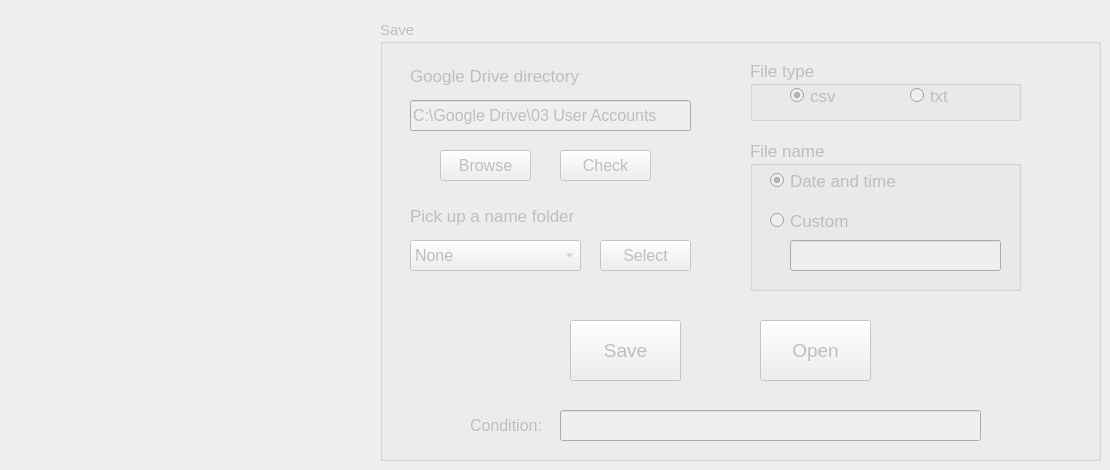
          <widget class="QWidget" name="tab_5">
           <attribute name="title">
            <string>Save Data</string>
           </attribute>
           <widget class="QGroupBox" name="groupBox_save">
            <property name="enabled">
             <bool>false</bool>
            </property>
            <property name="geometry">
             <rect>
              <x>380</x>
              <y>20</y>
              <width>721</width>
              <height>441</height>
             </rect>
            </property>
            <property name="font">
             <font>
              <pointsize>11</pointsize>
             </font>
            </property>
            <property name="title">
             <string>Save</string>
            </property>
            <widget class="QLabel" name="label_21">
             <property name="geometry">
              <rect>
               <x>30</x>
               <y>40</y>
               <width>171</width>
               <height>31</height>
              </rect>
             </property>
             <property name="font">
              <font>
               <pointsize>13</pointsize>
              </font>
             </property>
             <property name="text">
              <string>Google Drive directory:</string>
             </property>
            </widget>
            <widget class="QLineEdit" name="lineEdit_GoogleDrive">
             <property name="geometry">
              <rect>
               <x>30</x>
               <y>80</y>
               <width>281</width>
               <height>31</height>
              </rect>
             </property>
             <property name="font">
              <font>
               <pointsize>12</pointsize>
              </font>
             </property>
             <property name="text">
              <string>C:\Google Drive\03 User Accounts</string>
             </property>
            </widget>
            <widget class="QLabel" name="label_22">
             <property name="enabled">
              <bool>false</bool>
             </property>
             <property name="geometry">
              <rect>
               <x>30</x>
               <y>180</y>
               <width>181</width>
               <height>31</height>
              </rect>
             </property>
             <property name="font">
              <font>
               <pointsize>13</pointsize>
              </font>
             </property>
             <property name="text">
              <string>Pick up a name folder</string>
             </property>
            </widget>
            <widget class="QComboBox" name="comboBox_Name_Folder">
             <property name="enabled">
              <bool>false</bool>
             </property>
             <property name="geometry">
              <rect>
               <x>30</x>
               <y>220</y>
               <width>171</width>
               <height>31</height>
              </rect>
             </property>
             <property name="font">
              <font>
               <pointsize>12</pointsize>
              </font>
             </property>
             <item>
              <property name="text">
               <string>None</string>
              </property>
             </item>
             <item>
              <property name="text">
               <string>Horimbere</string>
              </property>
             </item>
             <item>
              <property name="text">
               <string>Sell</string>
              </property>
             </item>
             <item>
              <property name="text">
               <string>Snyder</string>
              </property>
             </item>
             <item>
              <property name="text">
               <string>Tran</string>
              </property>
             </item>
             <item>
              <property name="text">
               <string>Vannucci</string>
              </property>
             </item>
             <item>
              <property name="text">
               <string>Wang</string>
              </property>
             </item>
             <item>
              <property name="text">
               <string>Williams</string>
              </property>
             </item>
            </widget>
            <widget class="QPushButton" name="pushButton_Select_Directory">
             <property name="enabled">
              <bool>false</bool>
             </property>
             <property name="geometry">
              <rect>
               <x>220</x>
               <y>220</y>
               <width>91</width>
               <height>31</height>
              </rect>
             </property>
             <property name="font">
              <font>
               <pointsize>12</pointsize>
              </font>
             </property>
             <property name="text">
              <string>Select</string>
             </property>
            </widget>
            <widget class="QGroupBox" name="groupBox_File_Type">
             <property name="enabled">
              <bool>false</bool>
             </property>
             <property name="geometry">
              <rect>
               <x>370</x>
               <y>40</y>
               <width>271</width>
               <height>61</height>
              </rect>
             </property>
             <property name="font">
              <font>
               <pointsize>13</pointsize>
              </font>
             </property>
             <property name="title">
              <string>File type</string>
             </property>
             <widget class="QRadioButton" name="radioButton_csv">
              <property name="geometry">
               <rect>
                <x>40</x>
                <y>20</y>
                <width>61</width>
                <height>31</height>
               </rect>
              </property>
              <property name="acceptDrops">
               <bool>false</bool>
              </property>
              <property name="autoFillBackground">
               <bool>false</bool>
              </property>
              <property name="text">
               <string>csv</string>
              </property>
              <property name="checked">
               <bool>true</bool>
              </property>
             </widget>
             <widget class="QRadioButton" name="radioButton_txt">
              <property name="geometry">
               <rect>
                <x>160</x>
                <y>20</y>
                <width>61</width>
                <height>31</height>
               </rect>
              </property>
              <property name="text">
               <string>txt</string>
              </property>
             </widget>
            </widget>
            <widget class="QGroupBox" name="groupBox_Filename">
             <property name="enabled">
              <bool>false</bool>
             </property>
             <property name="geometry">
              <rect>
               <x>370</x>
               <y>120</y>
               <width>271</width>
               <height>151</height>
              </rect>
             </property>
             <property name="font">
              <font>
               <pointsize>13</pointsize>
              </font>
             </property>
             <property name="title">
              <string>File name</string>
             </property>
             <widget class="QRadioButton" name="radioButton_Timename">
              <property name="geometry">
               <rect>
                <x>20</x>
                <y>30</y>
                <width>151</width>
                <height>21</height>
               </rect>
              </property>
              <property name="font">
               <font>
                <pointsize>13</pointsize>
               </font>
              </property>
              <property name="text">
               <string>Date and time</string>
              </property>
              <property name="checked">
               <bool>true</bool>
              </property>
             </widget>
             <widget class="QRadioButton" name="radioButton_Custom_Name">
              <property name="geometry">
               <rect>
                <x>20</x>
                <y>70</y>
                <width>121</width>
                <height>21</height>
               </rect>
              </property>
              <property name="text">
               <string>Custom</string>
              </property>
             </widget>
             <widget class="QLineEdit" name="lineEdit_Custom_Name">
              <property name="enabled">
               <bool>false</bool>
              </property>
              <property name="geometry">
               <rect>
                <x>40</x>
                <y>100</y>
                <width>211</width>
                <height>31</height>
               </rect>
              </property>
              <property name="font">
               <font>
                <pointsize>12</pointsize>
               </font>
              </property>
             </widget>
            </widget>
            <widget class="QPushButton" name="pushButton_Save">
             <property name="enabled">
              <bool>false</bool>
             </property>
             <property name="geometry">
              <rect>
               <x>190</x>
               <y>300</y>
               <width>111</width>
               <height>61</height>
              </rect>
             </property>
             <property name="font">
              <font>
               <pointsize>14</pointsize>
              </font>
             </property>
             <property name="text">
              <string>Save</string>
             </property>
            </widget>
            <widget class="QPushButton" name="pushButton_Open">
             <property name="enabled">
              <bool>false</bool>
             </property>
             <property name="geometry">
              <rect>
               <x>380</x>
               <y>300</y>
               <width>111</width>
               <height>61</height>
              </rect>
             </property>
             <property name="font">
              <font>
               <pointsize>14</pointsize>
              </font>
             </property>
             <property name="text">
              <string>Open</string>
             </property>
            </widget>
            <widget class="QPushButton" name="pushButton_browse">
             <property name="geometry">
              <rect>
               <x>60</x>
               <y>130</y>
               <width>91</width>
               <height>31</height>
              </rect>
             </property>
             <property name="font">
              <font>
               <pointsize>12</pointsize>
              </font>
             </property>
             <property name="text">
              <string>Browse</string>
             </property>
            </widget>
            <widget class="QPushButton" name="pushButton_check">
             <property name="geometry">
              <rect>
               <x>180</x>
               <y>130</y>
               <width>91</width>
               <height>31</height>
              </rect>
             </property>
             <property name="font">
              <font>
               <pointsize>12</pointsize>
              </font>
             </property>
             <property name="text">
              <string>Check</string>
             </property>
            </widget>
            <widget class="QLabel" name="label_15">
             <property name="geometry">
              <rect>
               <x>90</x>
               <y>390</y>
               <width>81</width>
               <height>31</height>
              </rect>
             </property>
             <property name="font">
              <font>
               <pointsize>12</pointsize>
              </font>
             </property>
             <property name="text">
              <string>Condition:</string>
             </property>
            </widget>
            <widget class="QLineEdit" name="lineEdit_save_condition">
             <property name="geometry">
              <rect>
               <x>180</x>
               <y>390</y>
               <width>421</width>
               <height>31</height>
              </rect>
             </property>
             <property name="font">
              <font>
               <pointsize>11</pointsize>
              </font>
             </property>
            </widget>
           </widget>
          </widget>
